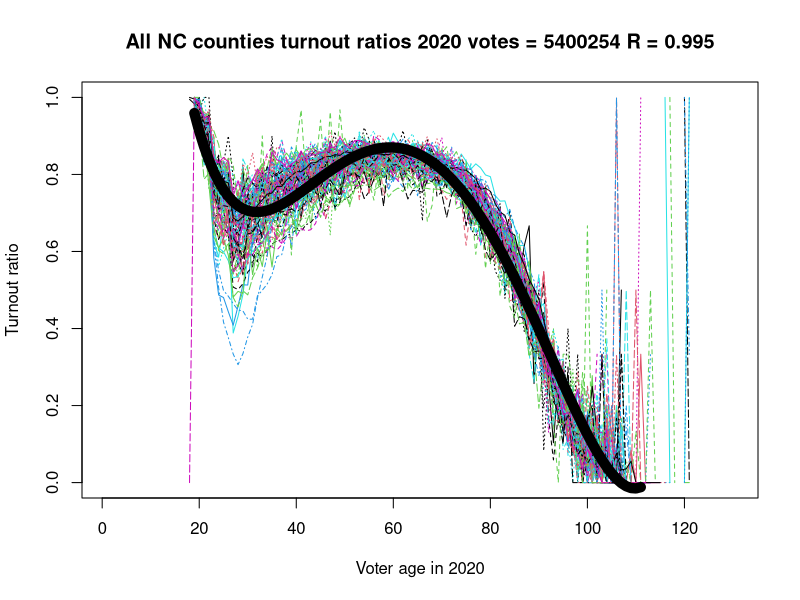
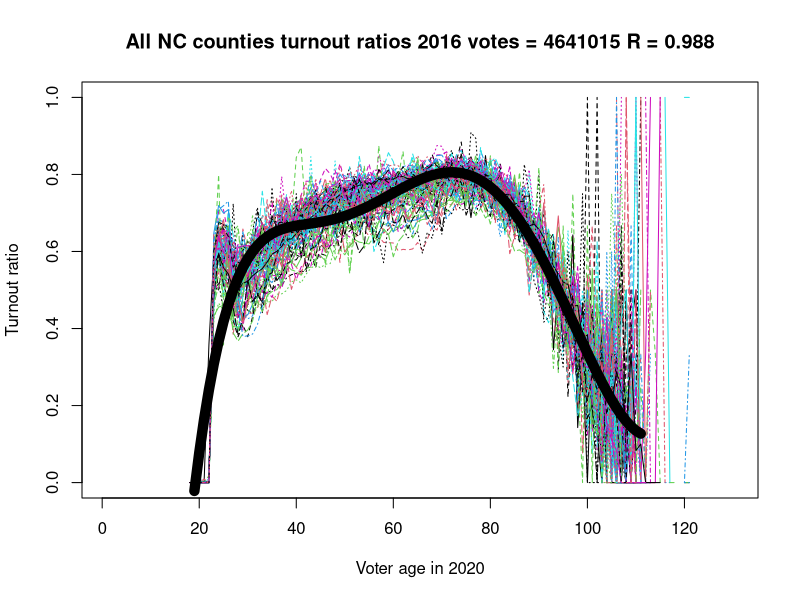
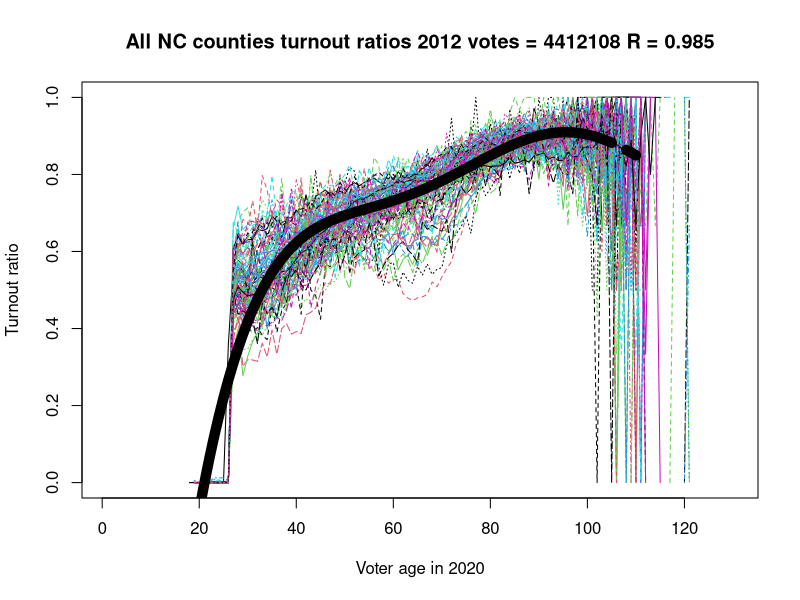

These charts were generated, in order, by the following R code:
library(reshape2) # for the melt command

fit_model <- function(votes, registrations, degrees, sample_count) {
    ratios <- votes/registrations
    x <- rep(1:dim(ratios)[2], sample_count)
    y <- melt(t(ratios[sample(1:dim(ratios)[1],30),]))[,3]
    fit <- lm(y ~ poly(x, degrees), na.action=na.exclude)
}

plot_all_counties <- function(year, votes, registrations, fit) {
    pred <- t(apply(registrations, 1, function(x) {x * fitted(fit)[1:130]}))
    r_value <- mean(mapply(function(x, y) {cor.test(x,y)$estimate}, as.data.frame(t(votes)), as.data.frame(t(pred))))
    
    png(paste('images/_all_counties_',year,'.png',sep=''))
    matplot(t(votes/registrations), type='l', ylab='Turnout ratio', xlab='Voter age in 2020', ylim=c(0,1))
    lines(1:130, fitted(fit)[1:130], col='black', pch=20, lwd=10, lty=1)
    title(paste('All NC counties turnout ratios',year,'votes =',sum(votes),'R =',round(r_value,3)))
    tmp <- dev.off()
}

registrations_2020 <- read.table('results/registrations_2020.txt')
registrations_2016 <- read.table('results/registrations_2016.txt')
registrations_2012 <- read.table('results/registrations_2012.txt')

votes_2020 <- read.table('results/votes_2020.txt')
votes_2016 <- read.table('results/votes_2016.txt')
votes_2012 <- read.table('results/votes_2012.txt')

poly_deg <- 6
sample_count <- 30
fit_2020 <- fit_model(votes_2020, registrations_2020, poly_deg, sample_count)
fit_2016 <- fit_model(votes_2016, registrations_2016, poly_deg, sample_count)
fit_2012 <- fit_model(votes_2012, registrations_2012, poly_deg, sample_count)

plot_all_counties('2020', votes_2020, registrations_2020, fit_2020)
plot_all_counties('2016', votes_2016, registrations_2016, fit_2016)
plot_all_counties('2012', votes_2012, registrations_2012, fit_2012)

